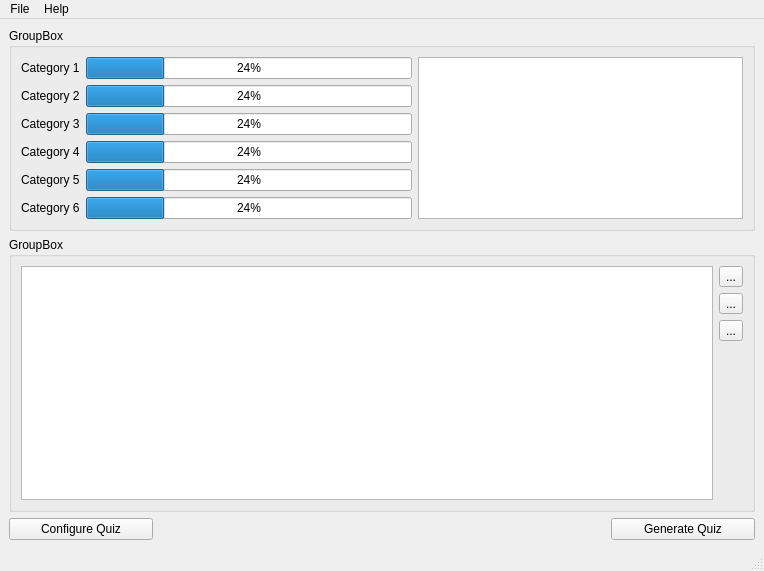
<?xml version="1.0" encoding="UTF-8"?>
<ui version="4.0">
 <class>MainWindow</class>
 <widget class="QMainWindow" name="MainWindow">
  <property name="geometry">
   <rect>
    <x>0</x>
    <y>0</y>
    <width>764</width>
    <height>571</height>
   </rect>
  </property>
  <property name="windowTitle">
   <string>Kaktus Quiz Studio</string>
  </property>
  <widget class="QWidget" name="mainLayout">
   <layout class="QGridLayout" name="gridLayout">
    <item row="0" column="0" colspan="5">
     <widget class="QGroupBox" name="progressGroupBox">
      <property name="title">
       <string>GroupBox</string>
      </property>
      <layout class="QGridLayout" name="gridLayout_2">
       <item row="1" column="1">
        <widget class="QProgressBar" name="cat2ProgressBar">
         <property name="value">
          <number>24</number>
         </property>
        </widget>
       </item>
       <item row="2" column="0">
        <widget class="QLabel" name="cat3Label">
         <property name="text">
          <string>Category 3</string>
         </property>
        </widget>
       </item>
       <item row="3" column="0">
        <widget class="QLabel" name="cat4Label">
         <property name="text">
          <string>Category 4</string>
         </property>
        </widget>
       </item>
       <item row="4" column="0">
        <widget class="QLabel" name="cat5Label">
         <property name="text">
          <string>Category 5</string>
         </property>
        </widget>
       </item>
       <item row="4" column="1">
        <widget class="QProgressBar" name="cat5ProgressBar">
         <property name="value">
          <number>24</number>
         </property>
        </widget>
       </item>
       <item row="0" column="1">
        <widget class="QProgressBar" name="cat1ProgressBar">
         <property name="value">
          <number>24</number>
         </property>
        </widget>
       </item>
       <item row="2" column="1">
        <widget class="QProgressBar" name="cat3ProgressBar">
         <property name="value">
          <number>24</number>
         </property>
        </widget>
       </item>
       <item row="1" column="0">
        <widget class="QLabel" name="cat2Label">
         <property name="text">
          <string>Category 2</string>
         </property>
        </widget>
       </item>
       <item row="5" column="1">
        <widget class="QProgressBar" name="cat6ProgressBar">
         <property name="value">
          <number>24</number>
         </property>
        </widget>
       </item>
       <item row="3" column="1">
        <widget class="QProgressBar" name="cat4ProgressBar">
         <property name="value">
          <number>24</number>
         </property>
        </widget>
       </item>
       <item row="5" column="0">
        <widget class="QLabel" name="cat6Label">
         <property name="text">
          <string>Category 6</string>
         </property>
        </widget>
       </item>
       <item row="0" column="0">
        <widget class="QLabel" name="cat1Label">
         <property name="text">
          <string>Category 1</string>
         </property>
        </widget>
       </item>
       <item row="0" column="2" rowspan="6">
        <widget class="QColumnView" name="columnView_2"/>
       </item>
      </layout>
     </widget>
    </item>
    <item row="2" column="0">
     <widget class="QPushButton" name="configureButton">
      <property name="text">
       <string>Configure Quiz</string>
      </property>
     </widget>
    </item>
    <item row="2" column="4">
     <widget class="QPushButton" name="generateButton">
      <property name="text">
       <string>Generate Quiz</string>
      </property>
     </widget>
    </item>
    <item row="1" column="0" colspan="5">
     <widget class="QGroupBox" name="categoryGroupBox">
      <property name="title">
       <string>GroupBox</string>
      </property>
      <layout class="QGridLayout" name="gridLayout_3">
       <item row="0" column="1">
        <layout class="QVBoxLayout" name="toolButtonGroup">
         <item>
          <widget class="QToolButton" name="addButton">
           <property name="text">
            <string>...</string>
           </property>
          </widget>
         </item>
         <item>
          <widget class="QToolButton" name="delButton">
           <property name="text">
            <string>...</string>
           </property>
          </widget>
         </item>
         <item>
          <widget class="QToolButton" name="editButton">
           <property name="text">
            <string>...</string>
           </property>
          </widget>
         </item>
         <item>
          <spacer name="verticalSpacer">
           <property name="orientation">
            <enum>Qt::Vertical</enum>
           </property>
           <property name="sizeHint" stdset="0">
            <size>
             <width>20</width>
             <height>40</height>
            </size>
           </property>
          </spacer>
         </item>
        </layout>
       </item>
       <item row="0" column="0">
        <widget class="QTreeView" name="questionView"/>
       </item>
      </layout>
     </widget>
    </item>
   </layout>
  </widget>
  <widget class="QMenuBar" name="menubar">
   <property name="geometry">
    <rect>
     <x>0</x>
     <y>0</y>
     <width>764</width>
     <height>23</height>
    </rect>
   </property>
   <widget class="QMenu" name="menuFile">
    <property name="title">
     <string>File</string>
    </property>
    <addaction name="actionExit"/>
   </widget>
   <widget class="QMenu" name="menuHelp">
    <property name="title">
     <string>Help</string>
    </property>
    <addaction name="actionAboutQt"/>
    <addaction name="actionAbout"/>
   </widget>
   <addaction name="menuFile"/>
   <addaction name="menuHelp"/>
  </widget>
  <widget class="QStatusBar" name="statusbar"/>
  <action name="actionExit">
   <property name="icon">
    <iconset theme="application-exit">
     <normaloff>.</normaloff>.</iconset>
   </property>
   <property name="text">
    <string>Quit</string>
   </property>
   <property name="shortcut">
    <string>Ctrl+Q</string>
   </property>
  </action>
  <action name="actionAboutQt">
   <property name="text">
    <string>About Qt</string>
   </property>
  </action>
  <action name="actionAbout">
   <property name="icon">
    <iconset theme="dialog-information">
     <normaloff>.</normaloff>.</iconset>
   </property>
   <property name="text">
    <string>About</string>
   </property>
  </action>
 </widget>
 <resources/>
 <connections>
  <connection>
   <sender>actionExit</sender>
   <signal>triggered()</signal>
   <receiver>MainWindow</receiver>
   <slot>close()</slot>
   <hints>
    <hint type="sourcelabel">
     <x>-1</x>
     <y>-1</y>
    </hint>
    <hint type="destinationlabel">
     <x>479</x>
     <y>376</y>
    </hint>
   </hints>
  </connection>
 </connections>
</ui>
